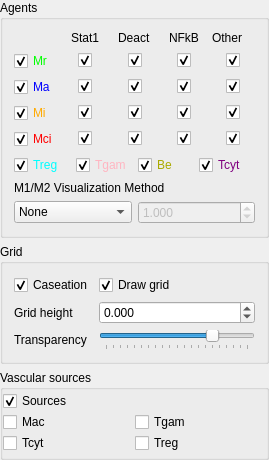
<?xml version="1.0" encoding="UTF-8"?>
<ui version="4.0">
 <class>AgentsWidgetClass</class>
 <widget class="QWidget" name="AgentsWidgetClass">
  <property name="geometry">
   <rect>
    <x>0</x>
    <y>0</y>
    <width>269</width>
    <height>460</height>
   </rect>
  </property>
  <property name="windowTitle">
   <string>AgentsWidget</string>
  </property>
  <layout class="QVBoxLayout" name="verticalLayout">
   <property name="margin">
    <number>0</number>
   </property>
   <item>
    <widget class="QGroupBox" name="groupBoxAgents">
     <property name="enabled">
      <bool>true</bool>
     </property>
     <property name="toolTip">
      <string/>
     </property>
     <property name="title">
      <string>Agents</string>
     </property>
     <layout class="QGridLayout" name="gridLayout_5">
      <item row="2" column="1">
       <widget class="QCheckBox" name="checkBoxDrawAgentTgam">
        <property name="palette">
         <palette>
          <active>
           <colorrole role="WindowText">
            <brush brushstyle="SolidPattern">
             <color alpha="255">
              <red>255</red>
              <green>181</green>
              <blue>193</blue>
             </color>
            </brush>
           </colorrole>
          </active>
          <inactive>
           <colorrole role="WindowText">
            <brush brushstyle="SolidPattern">
             <color alpha="255">
              <red>255</red>
              <green>181</green>
              <blue>193</blue>
             </color>
            </brush>
           </colorrole>
          </inactive>
          <disabled>
           <colorrole role="WindowText">
            <brush brushstyle="SolidPattern">
             <color alpha="255">
              <red>118</red>
              <green>116</green>
              <blue>113</blue>
             </color>
            </brush>
           </colorrole>
          </disabled>
         </palette>
        </property>
        <property name="text">
         <string>Tgam</string>
        </property>
        <property name="checked">
         <bool>true</bool>
        </property>
       </widget>
      </item>
      <item row="2" column="2">
       <widget class="QCheckBox" name="checkBoxDrawAgentExtMtb">
        <property name="palette">
         <palette>
          <active>
           <colorrole role="WindowText">
            <brush brushstyle="SolidPattern">
             <color alpha="255">
              <red>170</red>
              <green>170</green>
              <blue>0</blue>
             </color>
            </brush>
           </colorrole>
          </active>
          <inactive>
           <colorrole role="WindowText">
            <brush brushstyle="SolidPattern">
             <color alpha="255">
              <red>170</red>
              <green>170</green>
              <blue>0</blue>
             </color>
            </brush>
           </colorrole>
          </inactive>
          <disabled>
           <colorrole role="WindowText">
            <brush brushstyle="SolidPattern">
             <color alpha="255">
              <red>118</red>
              <green>116</green>
              <blue>113</blue>
             </color>
            </brush>
           </colorrole>
          </disabled>
         </palette>
        </property>
        <property name="text">
         <string>Be</string>
        </property>
        <property name="checked">
         <bool>true</bool>
        </property>
       </widget>
      </item>
      <item row="2" column="0">
       <widget class="QCheckBox" name="checkBoxDrawAgentTreg">
        <property name="palette">
         <palette>
          <active>
           <colorrole role="WindowText">
            <brush brushstyle="SolidPattern">
             <color alpha="255">
              <red>0</red>
              <green>255</green>
              <blue>255</blue>
             </color>
            </brush>
           </colorrole>
          </active>
          <inactive>
           <colorrole role="WindowText">
            <brush brushstyle="SolidPattern">
             <color alpha="255">
              <red>0</red>
              <green>255</green>
              <blue>255</blue>
             </color>
            </brush>
           </colorrole>
          </inactive>
          <disabled>
           <colorrole role="WindowText">
            <brush brushstyle="SolidPattern">
             <color alpha="255">
              <red>118</red>
              <green>116</green>
              <blue>113</blue>
             </color>
            </brush>
           </colorrole>
          </disabled>
         </palette>
        </property>
        <property name="text">
         <string>Treg</string>
        </property>
        <property name="checked">
         <bool>true</bool>
        </property>
       </widget>
      </item>
      <item row="2" column="3">
       <widget class="QCheckBox" name="checkBoxDrawAgentTcyt">
        <property name="palette">
         <palette>
          <active>
           <colorrole role="WindowText">
            <brush brushstyle="SolidPattern">
             <color alpha="255">
              <red>127</red>
              <green>0</green>
              <blue>127</blue>
             </color>
            </brush>
           </colorrole>
          </active>
          <inactive>
           <colorrole role="WindowText">
            <brush brushstyle="SolidPattern">
             <color alpha="255">
              <red>127</red>
              <green>0</green>
              <blue>127</blue>
             </color>
            </brush>
           </colorrole>
          </inactive>
          <disabled>
           <colorrole role="WindowText">
            <brush brushstyle="SolidPattern">
             <color alpha="255">
              <red>118</red>
              <green>116</green>
              <blue>113</blue>
             </color>
            </brush>
           </colorrole>
          </disabled>
         </palette>
        </property>
        <property name="text">
         <string>Tcyt</string>
        </property>
        <property name="checked">
         <bool>true</bool>
        </property>
       </widget>
      </item>
      <item row="0" column="0" colspan="4">
       <layout class="QGridLayout" name="gridLayout">
        <item row="4" column="2" alignment="Qt::AlignHCenter">
         <widget class="QCheckBox" name="checkBoxMciDeact">
          <property name="text">
           <string/>
          </property>
          <property name="checked">
           <bool>true</bool>
          </property>
         </widget>
        </item>
        <item row="1" column="2" alignment="Qt::AlignHCenter">
         <widget class="QCheckBox" name="checkBoxMrDeact">
          <property name="text">
           <string/>
          </property>
          <property name="checked">
           <bool>true</bool>
          </property>
         </widget>
        </item>
        <item row="3" column="1" alignment="Qt::AlignHCenter">
         <widget class="QCheckBox" name="checkBoxMiStat1">
          <property name="text">
           <string/>
          </property>
          <property name="checked">
           <bool>true</bool>
          </property>
         </widget>
        </item>
        <item row="2" column="0">
         <widget class="QCheckBox" name="checkBoxDrawAgentMa">
          <property name="palette">
           <palette>
            <active>
             <colorrole role="WindowText">
              <brush brushstyle="SolidPattern">
               <color alpha="255">
                <red>0</red>
                <green>0</green>
                <blue>255</blue>
               </color>
              </brush>
             </colorrole>
            </active>
            <inactive>
             <colorrole role="WindowText">
              <brush brushstyle="SolidPattern">
               <color alpha="255">
                <red>0</red>
                <green>0</green>
                <blue>255</blue>
               </color>
              </brush>
             </colorrole>
            </inactive>
            <disabled>
             <colorrole role="WindowText">
              <brush brushstyle="SolidPattern">
               <color alpha="255">
                <red>118</red>
                <green>116</green>
                <blue>113</blue>
               </color>
              </brush>
             </colorrole>
            </disabled>
           </palette>
          </property>
          <property name="toolTip">
           <string/>
          </property>
          <property name="text">
           <string>Ma</string>
          </property>
          <property name="checked">
           <bool>true</bool>
          </property>
         </widget>
        </item>
        <item row="1" column="0">
         <widget class="QCheckBox" name="checkBoxDrawAgentMr">
          <property name="palette">
           <palette>
            <active>
             <colorrole role="WindowText">
              <brush brushstyle="SolidPattern">
               <color alpha="255">
                <red>0</red>
                <green>255</green>
                <blue>0</blue>
               </color>
              </brush>
             </colorrole>
            </active>
            <inactive>
             <colorrole role="WindowText">
              <brush brushstyle="SolidPattern">
               <color alpha="255">
                <red>0</red>
                <green>255</green>
                <blue>0</blue>
               </color>
              </brush>
             </colorrole>
            </inactive>
            <disabled>
             <colorrole role="WindowText">
              <brush brushstyle="SolidPattern">
               <color alpha="255">
                <red>118</red>
                <green>116</green>
                <blue>113</blue>
               </color>
              </brush>
             </colorrole>
            </disabled>
           </palette>
          </property>
          <property name="toolTip">
           <string/>
          </property>
          <property name="text">
           <string>Mr</string>
          </property>
          <property name="checked">
           <bool>true</bool>
          </property>
         </widget>
        </item>
        <item row="0" column="0">
         <widget class="QLabel" name="label_2">
          <property name="text">
           <string/>
          </property>
         </widget>
        </item>
        <item row="3" column="0">
         <widget class="QCheckBox" name="checkBoxDrawAgentMi">
          <property name="palette">
           <palette>
            <active>
             <colorrole role="WindowText">
              <brush brushstyle="SolidPattern">
               <color alpha="255">
                <red>255</red>
                <green>170</green>
                <blue>0</blue>
               </color>
              </brush>
             </colorrole>
            </active>
            <inactive>
             <colorrole role="WindowText">
              <brush brushstyle="SolidPattern">
               <color alpha="255">
                <red>255</red>
                <green>170</green>
                <blue>0</blue>
               </color>
              </brush>
             </colorrole>
            </inactive>
            <disabled>
             <colorrole role="WindowText">
              <brush brushstyle="SolidPattern">
               <color alpha="255">
                <red>118</red>
                <green>116</green>
                <blue>113</blue>
               </color>
              </brush>
             </colorrole>
            </disabled>
           </palette>
          </property>
          <property name="toolTip">
           <string/>
          </property>
          <property name="text">
           <string>Mi</string>
          </property>
          <property name="checked">
           <bool>true</bool>
          </property>
         </widget>
        </item>
        <item row="3" column="2" alignment="Qt::AlignHCenter">
         <widget class="QCheckBox" name="checkBoxMiDeact">
          <property name="text">
           <string/>
          </property>
          <property name="checked">
           <bool>true</bool>
          </property>
         </widget>
        </item>
        <item row="0" column="2" alignment="Qt::AlignHCenter">
         <widget class="QLabel" name="label_4">
          <property name="text">
           <string>Deact</string>
          </property>
         </widget>
        </item>
        <item row="2" column="1" alignment="Qt::AlignHCenter">
         <widget class="QCheckBox" name="checkBoxMaStat1">
          <property name="text">
           <string/>
          </property>
          <property name="checked">
           <bool>true</bool>
          </property>
         </widget>
        </item>
        <item row="4" column="3" alignment="Qt::AlignHCenter">
         <widget class="QCheckBox" name="checkBoxMciNFkB">
          <property name="text">
           <string/>
          </property>
          <property name="checked">
           <bool>true</bool>
          </property>
         </widget>
        </item>
        <item row="1" column="1" alignment="Qt::AlignHCenter">
         <widget class="QCheckBox" name="checkBoxMrStat1">
          <property name="text">
           <string/>
          </property>
          <property name="checked">
           <bool>true</bool>
          </property>
         </widget>
        </item>
        <item row="0" column="1" alignment="Qt::AlignHCenter">
         <widget class="QLabel" name="label_3">
          <property name="text">
           <string>Stat1</string>
          </property>
         </widget>
        </item>
        <item row="4" column="1" alignment="Qt::AlignHCenter">
         <widget class="QCheckBox" name="checkBoxMciStat1">
          <property name="text">
           <string/>
          </property>
          <property name="checked">
           <bool>true</bool>
          </property>
         </widget>
        </item>
        <item row="4" column="0">
         <widget class="QCheckBox" name="checkBoxDrawAgentMci">
          <property name="palette">
           <palette>
            <active>
             <colorrole role="WindowText">
              <brush brushstyle="SolidPattern">
               <color alpha="255">
                <red>255</red>
                <green>0</green>
                <blue>0</blue>
               </color>
              </brush>
             </colorrole>
            </active>
            <inactive>
             <colorrole role="WindowText">
              <brush brushstyle="SolidPattern">
               <color alpha="255">
                <red>255</red>
                <green>0</green>
                <blue>0</blue>
               </color>
              </brush>
             </colorrole>
            </inactive>
            <disabled>
             <colorrole role="WindowText">
              <brush brushstyle="SolidPattern">
               <color alpha="255">
                <red>118</red>
                <green>116</green>
                <blue>113</blue>
               </color>
              </brush>
             </colorrole>
            </disabled>
           </palette>
          </property>
          <property name="toolTip">
           <string/>
          </property>
          <property name="text">
           <string>Mci</string>
          </property>
          <property name="checked">
           <bool>true</bool>
          </property>
         </widget>
        </item>
        <item row="2" column="3" alignment="Qt::AlignHCenter">
         <widget class="QCheckBox" name="checkBoxMaNFkB">
          <property name="text">
           <string/>
          </property>
          <property name="checked">
           <bool>true</bool>
          </property>
         </widget>
        </item>
        <item row="3" column="3" alignment="Qt::AlignHCenter">
         <widget class="QCheckBox" name="checkBoxMiNFkB">
          <property name="text">
           <string/>
          </property>
          <property name="checked">
           <bool>true</bool>
          </property>
         </widget>
        </item>
        <item row="2" column="2" alignment="Qt::AlignHCenter">
         <widget class="QCheckBox" name="checkBoxMaDeact">
          <property name="text">
           <string/>
          </property>
          <property name="checked">
           <bool>true</bool>
          </property>
         </widget>
        </item>
        <item row="1" column="3" alignment="Qt::AlignHCenter">
         <widget class="QCheckBox" name="checkBoxMrNFkB">
          <property name="text">
           <string/>
          </property>
          <property name="checked">
           <bool>true</bool>
          </property>
         </widget>
        </item>
        <item row="0" column="3" alignment="Qt::AlignHCenter">
         <widget class="QLabel" name="label_5">
          <property name="text">
           <string>NFkB</string>
          </property>
         </widget>
        </item>
        <item row="0" column="4">
         <widget class="QLabel" name="label_6">
          <property name="text">
           <string>Other</string>
          </property>
         </widget>
        </item>
        <item row="1" column="4" alignment="Qt::AlignHCenter">
         <widget class="QCheckBox" name="checkBoxMrOther">
          <property name="text">
           <string/>
          </property>
          <property name="checked">
           <bool>true</bool>
          </property>
         </widget>
        </item>
        <item row="2" column="4" alignment="Qt::AlignHCenter">
         <widget class="QCheckBox" name="checkBoxMaOther">
          <property name="text">
           <string/>
          </property>
          <property name="checked">
           <bool>true</bool>
          </property>
         </widget>
        </item>
        <item row="3" column="4" alignment="Qt::AlignHCenter">
         <widget class="QCheckBox" name="checkBoxMiOther">
          <property name="text">
           <string/>
          </property>
          <property name="checked">
           <bool>true</bool>
          </property>
         </widget>
        </item>
        <item row="4" column="4" alignment="Qt::AlignHCenter">
         <widget class="QCheckBox" name="checkBoxMciOther">
          <property name="text">
           <string/>
          </property>
          <property name="checked">
           <bool>true</bool>
          </property>
         </widget>
        </item>
       </layout>
      </item>
      <item row="4" column="0" colspan="4">
       <widget class="QLabel" name="label">
        <property name="text">
         <string>M1/M2 Visualization Method</string>
        </property>
       </widget>
      </item>
      <item row="5" column="2" colspan="2">
       <widget class="QDoubleSpinBox" name="doubleSpinBoxM1M2Threshold">
        <property name="enabled">
         <bool>false</bool>
        </property>
        <property name="decimals">
         <number>3</number>
        </property>
        <property name="maximum">
         <double>999999999.000000000000000</double>
        </property>
        <property name="singleStep">
         <double>0.050000000000000</double>
        </property>
        <property name="value">
         <double>1.000000000000000</double>
        </property>
       </widget>
      </item>
      <item row="5" column="0" colspan="2">
       <widget class="QComboBox" name="comboBoxM1M2">
        <item>
         <property name="text">
          <string>None</string>
         </property>
        </item>
        <item>
         <property name="text">
          <string>Threshold</string>
         </property>
        </item>
        <item>
         <property name="text">
          <string>Real-time</string>
         </property>
        </item>
       </widget>
      </item>
     </layout>
    </widget>
   </item>
   <item>
    <widget class="QGroupBox" name="groupBoxAgentsGrid">
     <property name="title">
      <string>Grid</string>
     </property>
     <layout class="QGridLayout" name="gridLayout_4">
      <item row="2" column="1">
       <widget class="QSlider" name="horizontalSliderAgentsAlpha">
        <property name="enabled">
         <bool>true</bool>
        </property>
        <property name="minimum">
         <number>0</number>
        </property>
        <property name="maximum">
         <number>20</number>
        </property>
        <property name="pageStep">
         <number>2</number>
        </property>
        <property name="value">
         <number>15</number>
        </property>
        <property name="orientation">
         <enum>Qt::Horizontal</enum>
        </property>
        <property name="tickPosition">
         <enum>QSlider::TicksBelow</enum>
        </property>
       </widget>
      </item>
      <item row="0" column="0">
       <widget class="QCheckBox" name="checkBoxDrawAgentCaseation">
        <property name="text">
         <string>Caseation</string>
        </property>
        <property name="checked">
         <bool>true</bool>
        </property>
       </widget>
      </item>
      <item row="1" column="0">
       <widget class="QLabel" name="labelAgentsHeightGrid">
        <property name="text">
         <string>Grid height</string>
        </property>
       </widget>
      </item>
      <item row="1" column="1">
       <widget class="QDoubleSpinBox" name="doubleSpinBoxAgentsGridHeight">
        <property name="enabled">
         <bool>true</bool>
        </property>
        <property name="locale">
         <locale language="English" country="UnitedStates"/>
        </property>
        <property name="decimals">
         <number>3</number>
        </property>
        <property name="minimum">
         <double>-40.000000000000000</double>
        </property>
        <property name="maximum">
         <double>40.000000000000000</double>
        </property>
        <property name="singleStep">
         <double>4.000000000000000</double>
        </property>
        <property name="value">
         <double>0.000000000000000</double>
        </property>
       </widget>
      </item>
      <item row="2" column="0">
       <widget class="QLabel" name="labelAgentstGridTransparency">
        <property name="text">
         <string>Transparency</string>
        </property>
       </widget>
      </item>
      <item row="0" column="1">
       <widget class="QCheckBox" name="checkBoxAgentDrawGrid">
        <property name="text">
         <string>Draw grid</string>
        </property>
        <property name="checked">
         <bool>true</bool>
        </property>
       </widget>
      </item>
     </layout>
    </widget>
   </item>
   <item>
    <widget class="QGroupBox" name="groupBoxAgentsSources">
     <property name="title">
      <string>Vascular sources</string>
     </property>
     <layout class="QGridLayout" name="gridLayout_6">
      <property name="margin">
       <number>0</number>
      </property>
      <property name="spacing">
       <number>0</number>
      </property>
      <item row="0" column="0">
       <widget class="QCheckBox" name="checkBoxDrawAgentSources">
        <property name="text">
         <string>Sources</string>
        </property>
        <property name="checked">
         <bool>true</bool>
        </property>
       </widget>
      </item>
      <item row="1" column="0">
       <widget class="QCheckBox" name="checkBoxDrawAgentSourcesMac">
        <property name="text">
         <string>Mac</string>
        </property>
        <property name="checked">
         <bool>false</bool>
        </property>
       </widget>
      </item>
      <item row="1" column="1">
       <widget class="QCheckBox" name="checkBoxDrawAgentSourcesTgam">
        <property name="text">
         <string>Tgam</string>
        </property>
        <property name="checked">
         <bool>false</bool>
        </property>
       </widget>
      </item>
      <item row="2" column="0">
       <widget class="QCheckBox" name="checkBoxDrawAgentSourcesTcyt">
        <property name="text">
         <string>Tcyt</string>
        </property>
        <property name="checked">
         <bool>false</bool>
        </property>
       </widget>
      </item>
      <item row="2" column="1">
       <widget class="QCheckBox" name="checkBoxDrawAgentSourcesTreg">
        <property name="text">
         <string>Treg</string>
        </property>
        <property name="checked">
         <bool>false</bool>
        </property>
       </widget>
      </item>
     </layout>
    </widget>
   </item>
  </layout>
 </widget>
 <layoutdefault spacing="6" margin="11"/>
 <resources/>
 <connections>
  <connection>
   <sender>checkBoxDrawAgentMr</sender>
   <signal>toggled(bool)</signal>
   <receiver>checkBoxMrStat1</receiver>
   <slot>setEnabled(bool)</slot>
   <hints>
    <hint type="sourcelabel">
     <x>34</x>
     <y>56</y>
    </hint>
    <hint type="destinationlabel">
     <x>89</x>
     <y>62</y>
    </hint>
   </hints>
  </connection>
  <connection>
   <sender>checkBoxDrawAgentMr</sender>
   <signal>toggled(bool)</signal>
   <receiver>checkBoxMrDeact</receiver>
   <slot>setEnabled(bool)</slot>
   <hints>
    <hint type="sourcelabel">
     <x>47</x>
     <y>56</y>
    </hint>
    <hint type="destinationlabel">
     <x>140</x>
     <y>62</y>
    </hint>
   </hints>
  </connection>
  <connection>
   <sender>checkBoxDrawAgentMr</sender>
   <signal>toggled(bool)</signal>
   <receiver>checkBoxMrNFkB</receiver>
   <slot>setEnabled(bool)</slot>
   <hints>
    <hint type="sourcelabel">
     <x>52</x>
     <y>57</y>
    </hint>
    <hint type="destinationlabel">
     <x>190</x>
     <y>62</y>
    </hint>
   </hints>
  </connection>
  <connection>
   <sender>checkBoxDrawAgentMa</sender>
   <signal>toggled(bool)</signal>
   <receiver>checkBoxMaNFkB</receiver>
   <slot>setEnabled(bool)</slot>
   <hints>
    <hint type="sourcelabel">
     <x>50</x>
     <y>85</y>
    </hint>
    <hint type="destinationlabel">
     <x>190</x>
     <y>88</y>
    </hint>
   </hints>
  </connection>
  <connection>
   <sender>checkBoxDrawAgentMa</sender>
   <signal>toggled(bool)</signal>
   <receiver>checkBoxMaDeact</receiver>
   <slot>setEnabled(bool)</slot>
   <hints>
    <hint type="sourcelabel">
     <x>55</x>
     <y>91</y>
    </hint>
    <hint type="destinationlabel">
     <x>140</x>
     <y>88</y>
    </hint>
   </hints>
  </connection>
  <connection>
   <sender>checkBoxDrawAgentMa</sender>
   <signal>toggled(bool)</signal>
   <receiver>checkBoxMaStat1</receiver>
   <slot>setEnabled(bool)</slot>
   <hints>
    <hint type="sourcelabel">
     <x>51</x>
     <y>87</y>
    </hint>
    <hint type="destinationlabel">
     <x>89</x>
     <y>88</y>
    </hint>
   </hints>
  </connection>
  <connection>
   <sender>checkBoxDrawAgentMi</sender>
   <signal>toggled(bool)</signal>
   <receiver>checkBoxMiNFkB</receiver>
   <slot>setEnabled(bool)</slot>
   <hints>
    <hint type="sourcelabel">
     <x>31</x>
     <y>110</y>
    </hint>
    <hint type="destinationlabel">
     <x>190</x>
     <y>114</y>
    </hint>
   </hints>
  </connection>
  <connection>
   <sender>checkBoxDrawAgentMi</sender>
   <signal>toggled(bool)</signal>
   <receiver>checkBoxMiDeact</receiver>
   <slot>setEnabled(bool)</slot>
   <hints>
    <hint type="sourcelabel">
     <x>54</x>
     <y>107</y>
    </hint>
    <hint type="destinationlabel">
     <x>140</x>
     <y>114</y>
    </hint>
   </hints>
  </connection>
  <connection>
   <sender>checkBoxDrawAgentMi</sender>
   <signal>toggled(bool)</signal>
   <receiver>checkBoxMiStat1</receiver>
   <slot>setEnabled(bool)</slot>
   <hints>
    <hint type="sourcelabel">
     <x>55</x>
     <y>117</y>
    </hint>
    <hint type="destinationlabel">
     <x>89</x>
     <y>114</y>
    </hint>
   </hints>
  </connection>
  <connection>
   <sender>checkBoxDrawAgentMci</sender>
   <signal>toggled(bool)</signal>
   <receiver>checkBoxMciNFkB</receiver>
   <slot>setEnabled(bool)</slot>
   <hints>
    <hint type="sourcelabel">
     <x>45</x>
     <y>134</y>
    </hint>
    <hint type="destinationlabel">
     <x>190</x>
     <y>140</y>
    </hint>
   </hints>
  </connection>
  <connection>
   <sender>checkBoxDrawAgentMci</sender>
   <signal>toggled(bool)</signal>
   <receiver>checkBoxMciDeact</receiver>
   <slot>setEnabled(bool)</slot>
   <hints>
    <hint type="sourcelabel">
     <x>55</x>
     <y>143</y>
    </hint>
    <hint type="destinationlabel">
     <x>140</x>
     <y>140</y>
    </hint>
   </hints>
  </connection>
  <connection>
   <sender>checkBoxDrawAgentMci</sender>
   <signal>toggled(bool)</signal>
   <receiver>checkBoxMciStat1</receiver>
   <slot>setEnabled(bool)</slot>
   <hints>
    <hint type="sourcelabel">
     <x>52</x>
     <y>140</y>
    </hint>
    <hint type="destinationlabel">
     <x>89</x>
     <y>140</y>
    </hint>
   </hints>
  </connection>
  <connection>
   <sender>checkBoxDrawAgentMr</sender>
   <signal>toggled(bool)</signal>
   <receiver>checkBoxMrOther</receiver>
   <slot>setEnabled(bool)</slot>
   <hints>
    <hint type="sourcelabel">
     <x>37</x>
     <y>52</y>
    </hint>
    <hint type="destinationlabel">
     <x>221</x>
     <y>58</y>
    </hint>
   </hints>
  </connection>
  <connection>
   <sender>checkBoxDrawAgentMa</sender>
   <signal>toggled(bool)</signal>
   <receiver>checkBoxMaOther</receiver>
   <slot>setEnabled(bool)</slot>
   <hints>
    <hint type="sourcelabel">
     <x>47</x>
     <y>83</y>
    </hint>
    <hint type="destinationlabel">
     <x>216</x>
     <y>82</y>
    </hint>
   </hints>
  </connection>
  <connection>
   <sender>checkBoxDrawAgentMi</sender>
   <signal>toggled(bool)</signal>
   <receiver>checkBoxMiOther</receiver>
   <slot>setEnabled(bool)</slot>
   <hints>
    <hint type="sourcelabel">
     <x>46</x>
     <y>102</y>
    </hint>
    <hint type="destinationlabel">
     <x>223</x>
     <y>106</y>
    </hint>
   </hints>
  </connection>
  <connection>
   <sender>checkBoxDrawAgentMci</sender>
   <signal>toggled(bool)</signal>
   <receiver>checkBoxMciOther</receiver>
   <slot>setEnabled(bool)</slot>
   <hints>
    <hint type="sourcelabel">
     <x>44</x>
     <y>131</y>
    </hint>
    <hint type="destinationlabel">
     <x>238</x>
     <y>131</y>
    </hint>
   </hints>
  </connection>
 </connections>
</ui>
